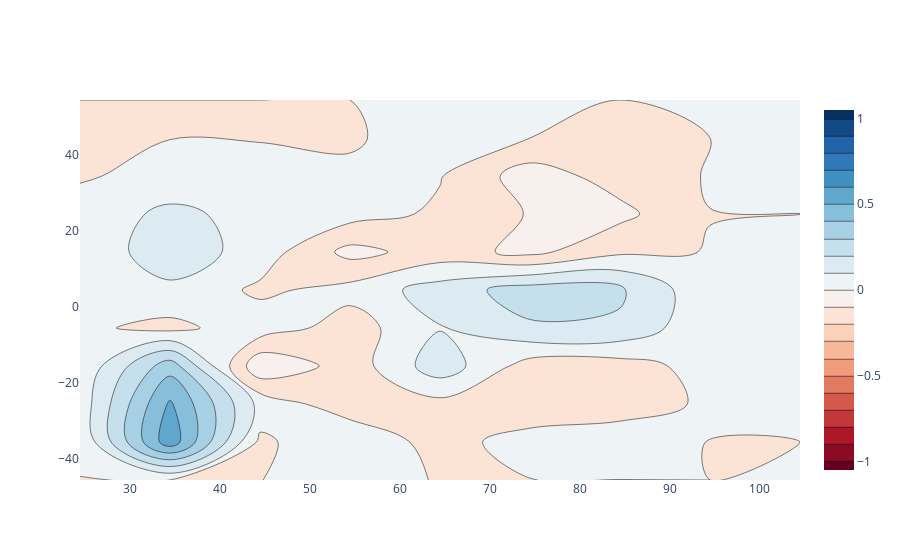

Here is the notebook cell this chart was saved with:
### Code cell
widgets.interact_manual(stats.plot_shot_team_rate,season=season_range,team = team_list)

### Figure 1 — Plotly figure (JSON) as saved in the notebook; plotly's stock layout.template omitted (floating-point values rounded to 4 significant figures; data arrays with more than 128 entries replaced by an {"elided": "..."} marker saying what was removed)
{"data": [{"colorscale": [[0, "rgb(103,0,31)"], [0.1, "rgb(178,24,43)"], [0.2, "rgb(214,96,77)"], [0.3, "rgb(244,165,130)"], [0.4, "rgb(253,219,199)"], [0.5, "rgb(247,247,247)"], [0.6, "rgb(209,229,240)"], [0.7, "rgb(146,197,222)"], [0.8, "rgb(67,147,195)"], [0.9, "rgb(33,102,172)"], [1, "rgb(5,48,97)"]], "contours": {"end": 1, "size": 0.1, "start": -1}, "histfunc": "sum", "type": "histogram2dcontour", "x": {"elided": "5169 int values"}, "xbins": {"size": 10}, "y": {"elided": "5169 int values"}, "ybins": {"size": 10}, "z": {"elided": "5169 float values"}}], "layout": {}}
